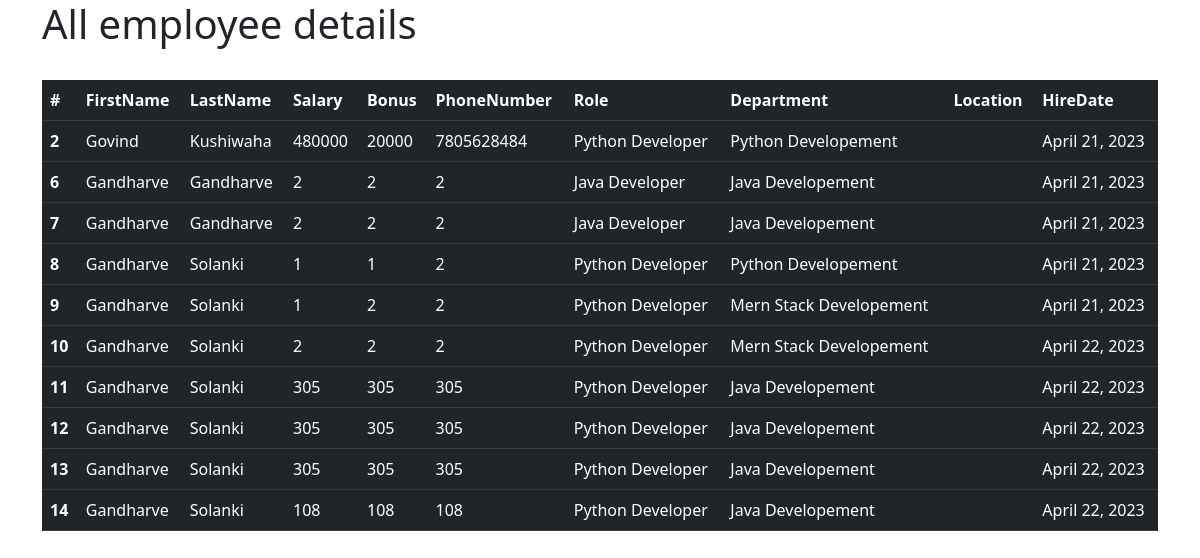
The app's page /all_emp with its own data.
### EmpApp/models.py (models this page shows, shortened)
class Employee(models.Model):
    first_name=models.CharField(max_length=120,null=False)
    last_name=models.CharField(max_length=120)
    dept=models.ForeignKey(Department,on_delete=models.CASCADE)
    salary=models.IntegerField(default=0)
    bonus=models.IntegerField(default=0)
    role=models.ForeignKey(Role,on_delete=models.CASCADE)
    phone=models.IntegerField(default=0)
    hire_date=models.DateField()
    def __str__(self):
        return "{0},{1}" .format(self.first_name,self.last_name)

class Role(models.Model):
    name=models.CharField(max_length=200,null=False)

class Department(models.Model):
    name=models.CharField(max_length=100,null=False)
    location=models.CharField(max_length=180)

### EmpApp/views.py (the view)
# urls.py: path('all_emp',views.AllEmp,name='AllEmp'),
def AllEmp(request):
    Detail=Employee.objects.all()
    context={
        'Detail':Detail
    }
    print(context)
    return render(request,"ViewAll.html",context)

### EmpApp/templates/ViewAll.html (shortened to what this page needs)
<!DOCTYPE html>
<html lang="en">
  <head>
    <link href="https://cdn.jsdelivr.net/npm/bootstrap@5.3.0-alpha3/dist/css/bootstrap.min.css" rel="stylesheet">
</head>
    <body>
        <div class="container">
      <h1>All employee details</h1>
      <br />
      <table class="table table-dark table-hover">
        <thead>
          <tr>
            <th scope="col">#</th>
            <th scope="col">FirstName</th>
            <th scope="col">LastName</th>
            <th scope="col">Salary</th>
            <th scope="col">Bonus</th>
            <th scope="col">PhoneNumber</th>
            <th scope="col">Role</th>
            <th scope="col">Department</th>
            <th scope="col">Location</th>
            <th scope="col">HireDate</th>
          </tr>
        </thead>
        {% for detail in Detail%}
        <tbody>
          <tr>
            <th scope="row">{{detail.id}}</th>
            <td>{{detail.first_name}}</td>
            <td>{{detail.last_name}}</td>
            <td>{{detail.salary}}</td>
            <td>{{detail.bonus}}</td>
            <td>{{detail.phone}}</td>
            <td>{{detail.role.name}}</td>
            <td>{{detail.dept.name}}</td>
            <td>{{detail.dept.Location}}</td>
            <td>{{detail.hire_date}}</td>
          </tr>
        </tbody>
        {%endfor%}
      </table>
    </div>
  </body>
</html>

### records on screen
Employee: id "2", first_name "Govind", last_name "Kushiwaha", salary "480000", bonus "20000", phone "7805628484", role.name "Python Developer", dept.name "Python Developement", hire_date "April 21, 2023"
Employee: id "6", first_name "Gandharve", last_name "Gandharve", salary "2", bonus "2", phone "2", role.name "Java Developer", dept.name "Java Developement", hire_date "April 21, 2023"
Employee: id "7", first_name "Gandharve", last_name "Gandharve", salary "2", bonus "2", phone "2", role.name "Java Developer", dept.name "Java Developement", hire_date "April 21, 2023"
Employee: id "8", first_name "Gandharve", last_name "Solanki", salary "1", bonus "1", phone "2", role.name "Python Developer", dept.name "Python Developement", hire_date "April 21, 2023"
Employee: id "9", first_name "Gandharve", last_name "Solanki", salary "1", bonus "2", phone "2", role.name "Python Developer", dept.name "Mern Stack Developement", hire_date "April 21, 2023"
Employee: id "10", first_name "Gandharve", last_name "Solanki", salary "2", bonus "2", phone "2", role.name "Python Developer", dept.name "Mern Stack Developement", hire_date "April 22, 2023"
Employee: id "11", first_name "Gandharve", last_name "Solanki", salary "305", bonus "305", phone "305", role.name "Python Developer", dept.name "Java Developement", hire_date "April 22, 2023"
Employee: id "12", first_name "Gandharve", last_name "Solanki", salary "305", bonus "305", phone "305", role.name "Python Developer", dept.name "Java Developement", hire_date "April 22, 2023"
Employee: id "13", first_name "Gandharve", last_name "Solanki", salary "305", bonus "305", phone "305", role.name "Python Developer", dept.name "Java Developement", hire_date "April 22, 2023"
Employee: id "14", first_name "Gandharve", last_name "Solanki", salary "108", bonus "108", phone "108", role.name "Python Developer", dept.name "Java Developement", hire_date "April 22, 2023"
